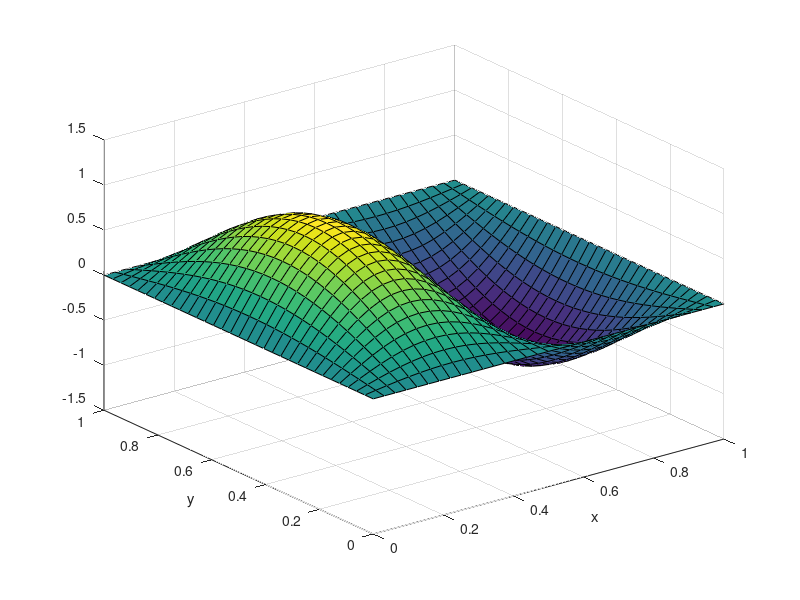

Write the MATLAB code that produced this figure.
% MDF - Metodo de diferencias finitas para la ecuacion de Poisson en 2D
%
% Resuelve el problema con condiciones de frontera homogeneas
%
%     -Lap(u) = f    en  Omega = (0,1)x(0,1)
%           u = 0    sobre la frontera de Omega
%
% Discretizacion: malla uniforme de M intervalos por direccion, h = 1/M, con
% nodos (x_i,y_j) = (i*h, j*h). La formula de 5 puntos aproxima el laplaciano
% en el nodo (i,j) como
%
%     -Lap(u) ~ ( 4*u(i,j) - u(i-1,j) - u(i+1,j) - u(i,j-1) - u(i,j+1) ) / h^2
%
% Multiplicando la ecuacion por h^2 se evita dividir, y el sistema queda
%
%     4*u(i,j) - u(i-1,j) - u(i+1,j) - u(i,j-1) - u(i,j+1) = h^2 * f(i,j)
%
% Las incognitas son solo los nodos interiores, i,j = 1..M-1: los de la
% frontera valen 0 y por eso no entran al sistema. En total dimA = (M-1)^2.
%
% Numeracion de los nodos: a cada par (i,j) le corresponde una unica fila
%
%     pos = (j-1)*(M-1) + i
%
% Con esta numeracion los vecinos en x quedan en pos-1 y pos+1 (contiguos), 
% y los vecinos en y quedan a distancia M-1. 
%
% Ensamblaje: en vez de escribir A(fila,columna) = valor una entrada a la 
% vez, se van acumulando tres listas paralelas ii (filas), jj (columnas) y 
% ss (valores). Al final sparse(ii,jj,ss,...) construye la matriz de una 
% sola vez. Cada terna (ii(k), jj(k), ss(k)) dice
% "en la fila ii(k), columna jj(k), va el valor ss(k)".

% entradas
uex = @(x,y) sin(2*pi*x).*sin(pi*y);        % sol. exacta
f   = @(x,y) 5*pi^2*sin(2*pi*x).*sin(pi*y); % lado derecho


M = 32;                                     % cantidad intervalos
h = 1/M;                                    % paso de la malla
dimA = (M-1)^2;                             % cantidad de nodos interiores
% vectores para generar A
ii = []; jj = []; ss = [];
b = zeros(dimA,1);                          % lado derecho del sistema
UexMat = zeros(M-1,M-1);                        % sol. exacta evaluada en la malla

% recorrido de los nodos interiores: j avanza en y, i avanza en x
for j = 1:M-1
    for i = 1:M-1
        pos = (j-1)*(M-1)+i;                % fila del sistema para el nodo (i,j)
        b(pos) = h^2*f(i*h,j*h);            % lado derecho, ya multiplicado por h^2
        UexMat(i,j) = uex(i*h,j*h);             % referencia para medir el error

        % termino diagonal: el propio nodo (i,j)
        ii = [ii, pos];
        jj = [jj, pos];
        ss = [ss, 4];

        % vecino izquierdo (i-1,j)
        if(i~=1)
            ii = [ii, pos-1];
            jj = [jj, pos];
            ss = [ss, -1];
        else
            % si i==1 el vecino esta sobre la frontera x=0, donde u=0: su
            % termino se anula y no aporta nada al sistema. Con condiciones
            % NO homogeneas se debe restar el valor de frontera a b(pos)
        end

        % vecino derecho (i+1,j); si i==M-1 cae en la frontera x=1
        if(i~=M-1)
            ii = [ii, pos+1];
            jj = [jj, pos];
            ss = [ss, -1];
        end

        % vecino inferior (i,j-1); si j==1 cae en la frontera y=0
        if(j~=1)
            ii = [ii, pos];
            jj = [jj, pos-(M-1)];
            ss = [ss, -1];
        end

        % vecino superior (i,j+1); si j==M-1 cae en la frontera y=1
        if(j~=M-1)
            ii = [ii, pos];
            jj = [jj, pos+(M-1)];
            ss = [ss, -1];
        end
    end
end

A = sparse(ii,jj,ss,dimA,dimA);             % arma la matriz de una sola vez
%Afull = full(A);
uh = A\b;                                   % resuelve el sistema

% visualización
xx = linspace(0,1,M+1);                     % malla completa, con frontera
[X,Y] = meshgrid(xx,xx);
Z = zeros(M+1,M+1);                         % los ceros del borde son la cond. de frontera
% reshape devuelve la solucion a forma de matriz; la transpuesta es necesaria
% porque meshgrid indexa Z(fila,columna) = Z(y,x), al reves que UexMat(i,j) = u(x,y)
Z(2:end-1,2:end-1) = reshape(uh,M-1,M-1)';
surf(X,Y,Z)
xlabel('x')
ylabel('y')

% error norma inf
% restar uex - uh
% (ojo: tal como esta, norm(v) es la norma 2 del vector; para la norma
%  infinito hace falta norm(v,inf), como en MDF_v1_converg.m)
norm(uh-UexMat(:))
